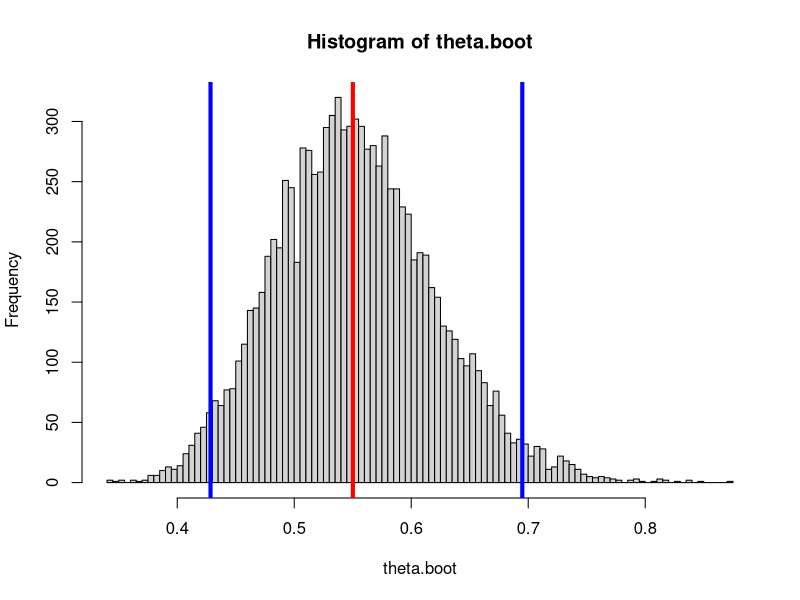

Write the R code that produced this figure.
## ---- chunk 1
knitr::opts_chunk$set(echo = TRUE)
## ---- chunk 2
labels = c("nattacks","nsubjects")
aspirin = c(104,11037)
placebo = c(189,11034)
data = data.frame(aspirin,placebo)
rownames(data) = labels
data
## ---- chunk 3
rate = function(v) v[1]/v[2]
theta.hat = rate(data$aspirin)/rate(data$placebo)
theta.hat
## ---- chunk 4
population.one = c( rep(1,data["nattacks","aspirin"]), 
                    rep(0,data["nsubjects","aspirin"]-data["nattacks","aspirin"]) )
population.two = c( rep(1,data["nattacks","placebo"]), 
                    rep(0,data["nsubjects","placebo"]-data["nattacks","placebo"]) )

draw.bootstrap.sample = function() {
  boot.pop.one = sample(population.one,replace = TRUE)
  boot.pop.two = sample(population.two,replace = TRUE)
  rate.one = sum(boot.pop.one)/length(boot.pop.one)
  rate.two = sum(boot.pop.two)/length(boot.pop.two)
  return(rate.one/rate.two)
}
## ---- chunk 5
nrep = 10000
theta.boot = replicate(nrep,draw.bootstrap.sample())
hist(theta.boot,breaks=100)

# sample estimate
abline(v=theta.hat,col = "red",lwd = 4)

# bootstrap confidence interval
confidence.lower = sort(theta.boot)[nrep*.025]
confidence.upper = sort(theta.boot)[nrep*.975]
abline(v=c(confidence.lower,confidence.upper),col = "blue",lwd = 4)
